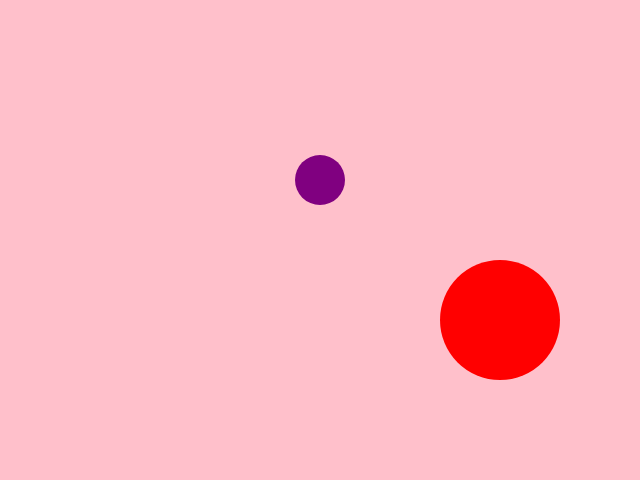
Frame 1 (no input)
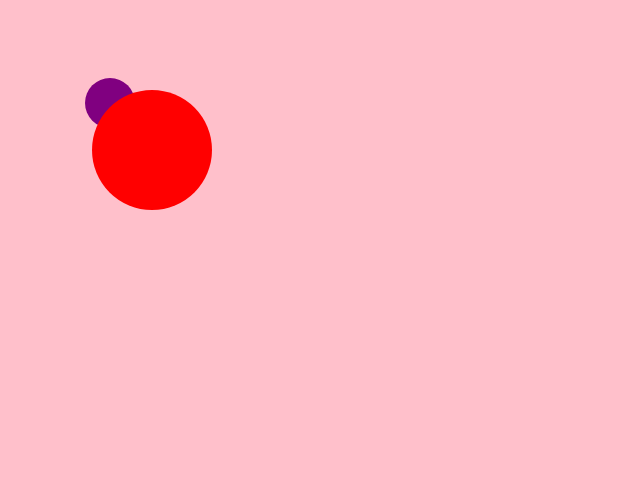
Frame 60 (no input)
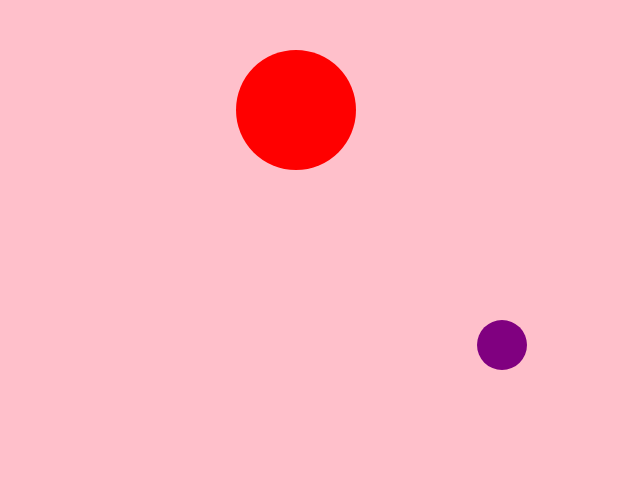
Frame 120 (the mouse pressed at the canvas centre since frame 60)

The p5.js sketch that drew these frames (run headless with seeded random() and noise() and a simulated clock; from frame 60 on, the mouse is pressed at the canvas centre):

// p5.js sketch
// ── sketch.js
var x = 320;
var y = 180;
var x2 = 500;
var y2 = 320;
var xSpeed = 14;
var ySpeed = 11;
var xSpeed2 = 12;
var ySpeed2 = 10;

var r = 25;
var r2 = 60;

function setup() {
  createCanvas(640, 480);
}

function draw() {
  background("pink");

  fill("purple");
  noStroke();
  ellipse(x, y, r*2, r*2);
  x += xSpeed;
  y += ySpeed;
  if (x > width - r || x < r) {
    xSpeed = -xSpeed;
  }
  if (y > height - r || y < r) {
    ySpeed = -ySpeed;
  }

  fill("red");
  noStroke();
  ellipse(x2, y2, r2*2, r2*2);
  x2 += xSpeed2;
  y2 += ySpeed2;
  if (x2 > width - r2 || x2 < r2) {
    xSpeed2 = -xSpeed2;
  }
  if (y2 > height - r2 || y2 < r2) {
    ySpeed2 = -ySpeed2;
  }
}
